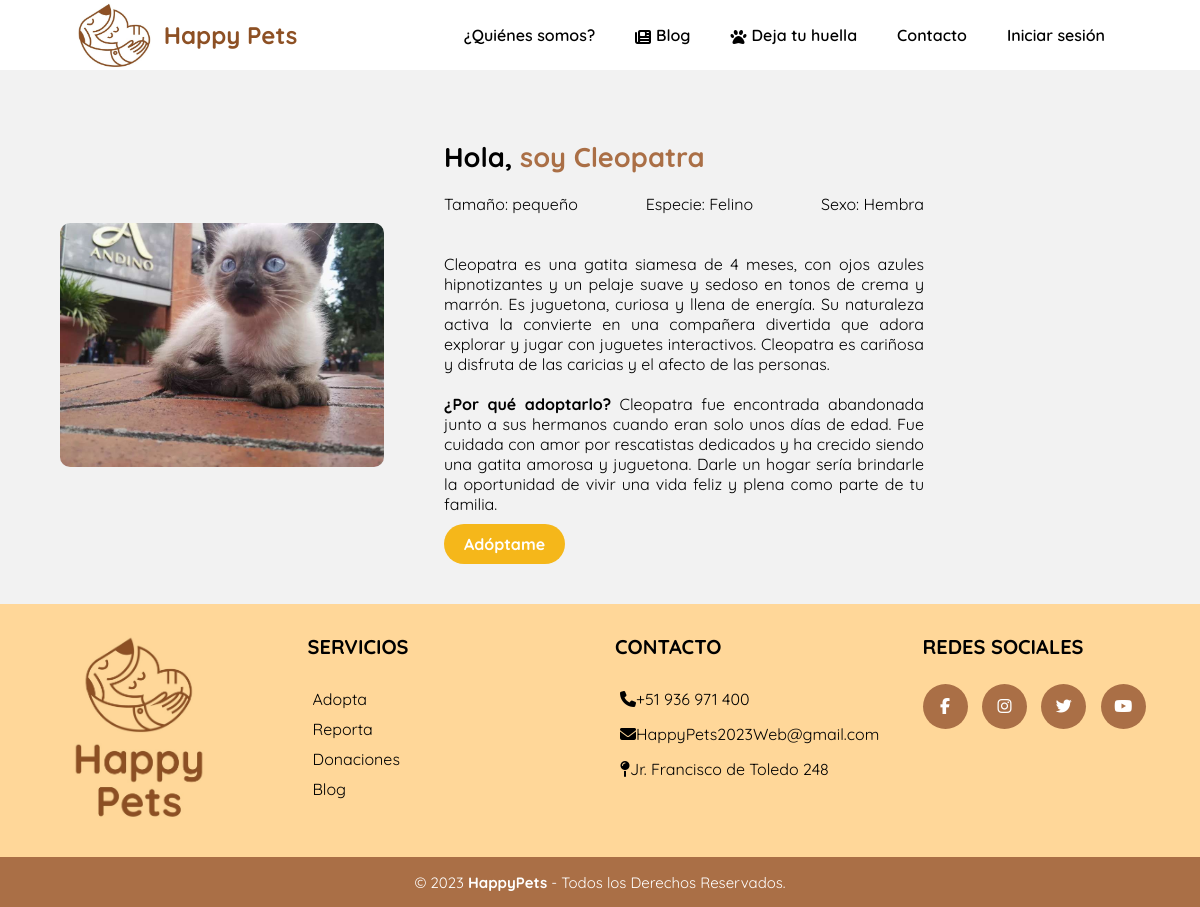
The app's page /app/vista/animal_adopta.php?codigo=AA006 with its own data.
### tables this page shows
CREATE TABLE `animal_adopta` (
  `cod_aniAdo` char(5) NOT NULL,
  `nombre` varchar(20) NOT NULL,
  `especie` varchar(10) NOT NULL,
  `sexo` varchar(10) NOT NULL,
  `edad` varchar(15) NOT NULL,
  `tamano` varchar(10) NOT NULL,
  `caracteristicas` text NOT NULL,
  `razon` text NOT NULL,
  `foto` blob NOT NULL
);

### app/controlador/animalControlador.php (called while the page is built, shortened)
<?php
require_once __DIR__ . '/../config/database.php';
require_once __DIR__ . '/../modelo/Animal.php';
$animalDAO = new Animal($conn);
if (isset($_GET["codigo"])) {
    $codigoAnimal = $_GET["codigo"];
    $animalDetalles = $animalDAO->listarUnAnimal($codigoAnimal);
}
?>

### app/modelo/Animal.php (called while the page is built, shortened)
<?php
class Animal {
    private $conn;
    public function __construct($conn) {
        $this->conn = $conn;
    }
    public function listarUnAnimal($codigo){
        $animal = null;
        $stmt = $this->conn->prepare("SELECT * FROM animal_adopta WHERE cod_aniAdo = ?");
        $stmt->bind_param("s", $codigo);
        $stmt->execute();
        $result = $stmt->get_result();
        if ($result->num_rows > 0) {
            $animal = $result->fetch_assoc();
        }
        return $animal;
    }
}

### app/vista/animal_adopta.php (the view, shortened to what this page needs)
<?php
require_once __DIR__ . '/../controlador/animalControlador.php';
?>
<!DOCTYPE html>
<html lang="en">
<head>
    <link rel="stylesheet"   href="../../css/styleAnimalAdopta.css" />
    <link rel="stylesheet"   href="../../css/header.css" />
    <link rel="stylesheet"   href="../../css/footer.css" />
</head>
<body>
    <header>
        <a href="../../index.php" class="logo">
            <img src="../../img/logos/logopets.jpeg" alt="logo de la empresa" class="logo-img">
            <h2 class="logo-nombre">Happy Pets</h2>
        </a>
        <nav class="nav">
            <ul>
                <li><a href="nosotros.php">¿Quiénes somos?</a></li>
                <li><a href="blog.php"><i class="fa-solid fa-newspaper"></i>Blog</a></li>
                <li><a href="#"><i class="fa-solid fa-paw"></i>Deja tu huella</a>
                </li>
                <li><a href="contacto.php">Contacto</a></li>
                <?php
                if (isset($_SESSION["usuario"])) {
                    echo '<li><a href="#"> Bienvenido '.$_SESSION["usuario"].'</a></li>';
                } else {
                    echo '<li><a href="login.php">Iniciar sesión</a></li>';
                }
                ?>
            </ul>
        </nav>
    </header>
    <section id="descripcion">
        <div class="container_refugio">
            <div class="refugio_img">
            <?php
            echo "<img src='/HappyPets-ProyectoWeb/uploads/" . $animalDetalles['foto'] . "' alt='Imagen'><br>";
            ?>
            </div>
            <div class="refugio_texto">
                <h2> Hola,
                <span><strong style="color: rgb(170, 111, 70);">soy <?php echo $animalDetalles['nombre']; ?></span></strong>
                </h2>
                <div style="display: flex; flex-direction: row-reverse;  justify-content: space-between;">
                    <p>Sexo: <?php echo $animalDetalles['sexo']; ?></p>
                    <p>Especie: <?php echo $animalDetalles['especie']; ?></p>
                    <p>Tamaño: <?php echo $animalDetalles['tamano']; ?></p>
                </div>
                <p><?php echo $animalDetalles['caracteristicas']; ?></p>
                <p><span><strong>¿Por qué adoptarlo?</strong><span> <?php echo $animalDetalles['razon']; ?></p>
                <a target="_blank" href="form-adopta.php?codigo=<?php echo $animalDetalles['cod_aniAdo']; ?>">Adóptame</a>
            </div>
        </div>
    </section>
    <footer class="pie-pagina">
        <section class="grupo-1">
            <div class="box">
                <figure>
                    <a href="../../index.php">
                        <img src="../../img/logos/logo-footer.jpg" alt="Logo de Happy Pets">
                    </a>
                </figure>
            </div>
            <div class="box">
                <h2>SERVICIOS</h2>
                <ul>
                    <li><a href="adopta.php">Adopta</a></li>
                    <li><a href="reporta.php">Reporta</a></li>
                    <li><a href="donaciones.php">Donaciones</a></li>
                    <li><a href="blog.php">Blog</a></li>
                </ul>
            </div>
            <div class="box">
                <h2>CONTACTO</h2>
                <ul>
                    <li>
                        <p><i class="fa-solid fa-phone"></i>+51 936 971 400</p>
                    </li>
                    <li>
                        <p><i class="fa-solid fa-envelope"></i>HappyPets2023Web@gmail.com</p>
                    </li>
                    <li>
                        <p><i class="fa-solid fa-map-pin"></i>Jr. Francisco de Toledo 248</p>
                    </li>
                </ul>
            </div>
            <div class="box">
                <h2>REDES SOCIALES</h2>
                <div class="red-social">
                    <a href="https://www.facebook.com/profile.php?id=61551118926851" target="_blank"
                        class="fa fa-facebook"></a>
                    <a href="https://instagram.com/happypets2023web?igshid=NGVhN2U2NjQ0Yg==" target="_blank"
                        class="fa fa-instagram"></a>
                    <a href="#" class="fa fa-twitter"></a>
                    <a href="#" class="fa fa-youtube"></a>
                </div>
            </div>
        </section>
        <section class="grupo-2">
            <small>&copy; 2023 <b>HappyPets</b> - Todos los Derechos Reservados.</small>
        </section>
    </footer>
</body>
</html>

### css/styleAnimalAdopta.css (style rules this page uses)
body { background-color: rgb(242, 242, 242); }
#descripcion { position: relative; margin-top: 90px; background-color: #f2f2f2; }
#descripcion .container_refugio { max-width: 1440px; padding: 50px 5%; margin: 0px auto; display: flex; align-items: center; }
#descripcion .refugio_img { width: 30%; border-radius: 10px; }
#descripcion .refugio_img img { width: 100%; border-radius: 10px; }
#descripcion .refugio_texto { width: 50%; padding-left: 60px; }
#descripcion .refugio_texto h2 { font-size: 1.7em; }
#descripcion .refugio_texto p { margin: 20px 0; }
#descripcion a { font-size: 1em; font-weight: bold; padding: 10px 20px; margin-top: 20px; border-radius: 20px; color: white; background-color: rgb(245, 183, 26); transition: transform 0.2s; cursor: pointer; }
#descripcion .container_refugio .refugio_texto p { text-align: justify; }

### css/header.css (style rules this page uses)
* { margin: 0; padding: 0; box-sizing: border-box; font-family: 'Quicksand', sans-serif; }
body { min-height: 100vh; box-sizing: border-box; }
a { text-decoration: none; color: black; }
header { position: fixed; top: 0; left: 0; right: 0; background-color: white; padding-left: 75px; padding-right: 75px; display: flex; align-items: center; justify-content: space-between; z-index: 100; min-height: 70px; margin-bottom: 10px; }
header h2 { color: rgb(141, 80, 36); }
.logo { display: flex; align-items: center; }
.logo img { height: 70px; margin-right: 10px; }
.nav ul { list-style: none; margin: 0; padding: 0; justify-content: space-around; }
.nav ul li i { margin-right: 5px; vertical-align: middle; }
.nav ul li { float: left; position: relative; }
.nav ul li a { font-weight: 600; color: black; text-decoration: none; padding: 20px; display: block; transition: all .2s ease; }

### css/footer.css (style rules this page uses)
* { margin: 0; padding: 0; box-sizing: border-box; }
body { font-family: 'Quicksand', sans-serif; min-height: 100vh; box-sizing: border-box; }
a { text-decoration: none; color: black; }
.pie-pagina { top: 0; left: 0; right: 0; background-color:rgb(255, 215, 153); }
.pie-pagina ul { list-style: none; }
.pie-pagina ul li { padding: 5px; }
.pie-pagina .grupo-1 { width: 100%; max-width: 1200px; margin: auto; display:grid; grid-template-columns: repeat(4, 1fr); grid-gap:30px; padding: 30px 0px; }
.pie-pagina .grupo-1 .box figure { display: flex; justify-content: center; align-items: center; }
.pie-pagina .grupo-1 .box figure img { width: 100%; max-width: 150px; height: auto; }
.pie-pagina .grupo-1 .box h2 { color: black; margin-bottom: 25px; font-size: 20px; }
.pie-pagina .grupo-1 .box p { color: black; margin-bottom: 5px; }
.pie-pagina .grupo-1 .red-social a { display: inline-block; text-decoration: none; width: 45px; height: 45px; line-height: 45px; color: #fff; margin-right: 10px; background-color: rgb(170, 111, 70); text-align: center; transition: color 0.3s ease; border-radius: 50%; }
.pie-pagina .grupo-2 { background-color: rgb(170, 111, 70); padding: 15px 10px; text-align: center; color: #fff; }
.pie-pagina .grupo-2 small { font-size: 15px; }

### records on screen
animal_adopta: foto (picture), nombre "Cleopatra", sexo "Hembra", especie "Felino", tamano "pequeño", caracteristicas "Cleopatra es una gatita siamesa de 4 meses, con ojos azules hipnotizantes y un pelaje suave y sedoso en tonos de crema y marrón. Es juguetona, curiosa y llena de energía. Su naturaleza activa la convierte en una compañera divertida que adora explorar y jugar con juguetes interactivos. Cleopatra es cariñosa y disfruta de las caricias y el afecto de las personas.", razon "Cleopatra fue encontrada abandonada junto a sus hermanos cuando eran solo unos días de edad. Fue cuidada con amor por rescatistas dedicados y ha crecido siendo una gatita amorosa y juguetona. Darle un hogar sería brindarle la oportunidad de vivir una vida feliz y plena como parte de tu familia."
